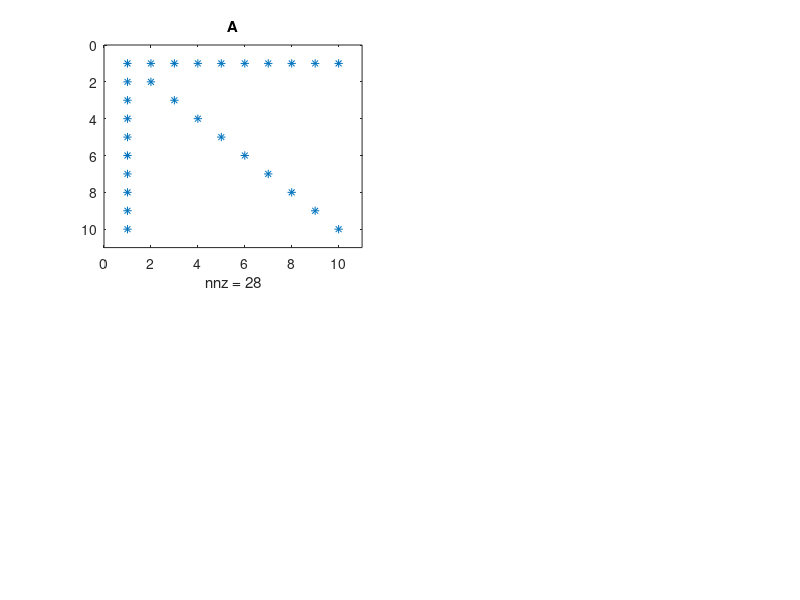

Source code (MATLAB): (Note: this script raises an error after producing the figure.)
% es fill-in

n=10;
A=zeros(n);
A(1,:)=1; % inizializzo tutta la prima riga
A(:,1)=1; % inizializzo tutta la prima colonna
for i=2:n
    A(i,i)=3;
end

figure(1); clf
subplot(2,2,1)
spy(A)
title('A')

[L,U,P]=fattlu(A,1);
subplot(2,2,2)
spy(L)
title('L')

subplot(2,2,3)
spy(U)
title('U')

subplot(2,2,4)
spy(P)
title('P')

As=sparse(A)

